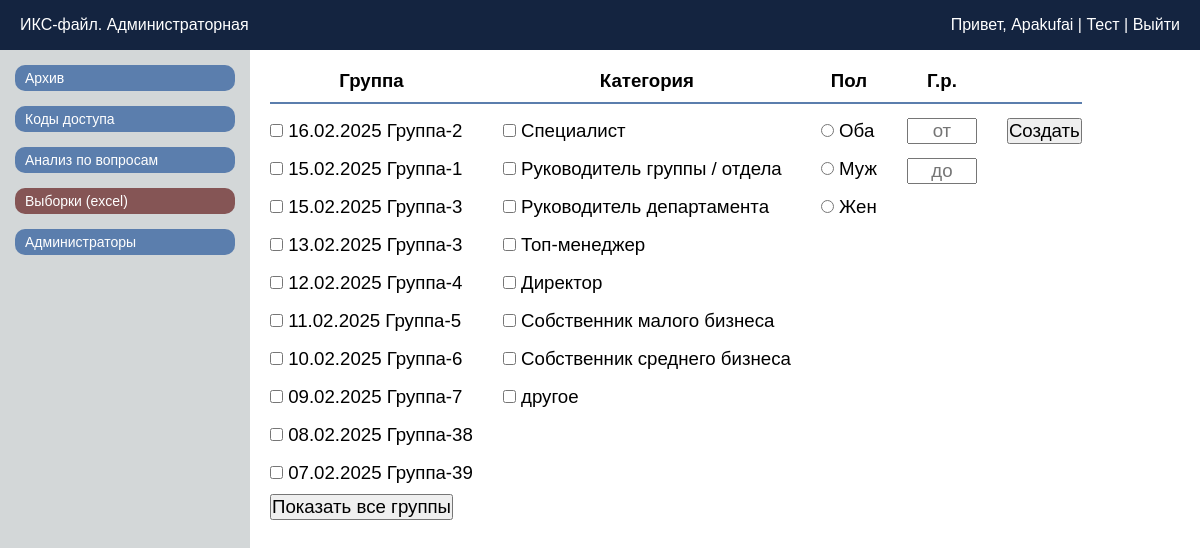
/cab_excelgen (signed in), run on the app's committed database.
### tables this page shows
CREATE TABLE ISeC_results (
    userId TEXT PRIMARY KEY,
    userGroup TEXT,
    userName TEXT,
    userSurname TEXT,
    userSex TEXT,
    userBirthyear INTEGER,
    userCategory TEXT,
    userEmail TEXT,

    adaptation_1 INTEGER,
    compromise_1 INTEGER,
    bidding_1 INTEGER,
    threat_1 INTEGER,
    logicArgument_1 INTEGER,
    emotionsArgument_1 INTEGER,

    adaptationCount_1 REAL,
    compromiseCount_1 REAL,
    biddingCount_1 REAL,
    threatCount_1 REAL,
    logicArgumentCount_1 REAL,
    emotionsArgumentCount_1 REAL,

    adaptation_2 INTEGER,
    compromise_2 INTEGER,
    threat_2 INTEGER,
    cooperation_2 INTEGER,
    avoidance_2 INTEGER,

    adaptationCount_2 REAL,
    compromiseCount_2 REAL,
    threatCount_2 REAL,
    cooperationCount_2 REAL,
    avoidanceCount_2 REAL,

    adaptation_3 INTEGER,
    threat_3 INTEGER,
    cooperation_3 INTEGER,

    adaptationCount_3 REAL,
    threatCount_3 REAL,
    cooperationCount_3 REAL,

    understandingOfStyles_4 INTEGER,

    strengthInstallation_4 INTEGER,
    manipulationInstallation_4 INTEGER,
    negotiationsInstallation_4 INTEGER,

    strengthInstallationCount_4 REAL,
    manipulationInstallationCount_4 REAL,
    negotiationsInstallationCount_4 REAL,

    adaptation_5 INTEGER,
    bidding_5 INTEGER,
    logicArgument_5 INTEGER,
    emotionsArgument_5 INTEGER,
    avoidance_5 INTEGER,

    adaptationCount_5 REAL,
    biddingCount_5 REAL,
    logicArgumentCount_5 REAL,
    emotionsArgumentCount_5 REAL,
    avoidanceCount_5 REAL,

    logicArgument_6 INTEGER,
    emotionsArgument_6 INTEGER,
    
    logicArgumentCount_6 REAL,
    emotionsArgumentCount_6 REAL
);

### app.py (the view)
@app.route('/cab_excelgen')
def cab_excelgen():
    if 'adminName' not in session:
        return redirect(url_for('cab_login'))
    groups = get_unique_groups()  # Получаем уникальные группы
    categories = get_unique_categories()  # Получаем уникальные категории
    sorted_groups = sort_groups_by_date(groups)  # Сортируем группы по дате
    return render_template('cab_excelgen.html', groups=sorted_groups, categories=categories)

### app.py (called while the page is built)
def get_db_connection():
    try:
        db_path = os.path.join(os.path.dirname(__file__), 'database/ISeC_database.db')
        if not os.path.exists(db_path):
            print(f"База данных не найдена по пути: {db_path}")
        print("Попытка подключения к базе данных...")
        conn = sqlite3.connect(db_path)  # Укажите путь к вашей базе данных
        conn.row_factory = sqlite3.Row  # Позволяет обращаться к столбцам по именам
        print("Подключение успешно.")
        return conn
    except sqlite3.Error as e:
        print(f"Ошибка подключения к базе данных: {e}")
        return None

def get_unique_groups():
    conn = get_db_connection()
    cursor = conn.cursor()
    cursor.execute("SELECT DISTINCT userGroup FROM ISeC_results")
    groups = cursor.fetchall()
    conn.close()
    return [group[0] for group in groups]  # Преобразуем в список

def get_unique_categories():
    conn = get_db_connection()
    cursor = conn.cursor()
    cursor.execute("SELECT DISTINCT userCategory FROM ISeC_results")
    categories = cursor.fetchall()
    conn.close()
    return [category[0] for category in categories]  # Преобразуем в список

def sort_groups_by_date(groups):
    def extract_date(group_name):
        match = re.search(r'(\d{2}\.\d{2}\.\d{4})', group_name)  # Используем регулярное выражение для извлечения даты
        if match:
            date_str = match.group(1)
            return datetime.strptime(date_str, '%d.%m.%Y')  # Преобразуем строку в объект datetime
        return datetime.min  # Если дата не найдена, возвращаем минимальную дату
    return sorted(groups, key=extract_date, reverse=True)  # Сортируем группы по дате в обратном порядке (от самой поздней к самой ранней)

### templates/cab_excelgen.html (shortened to what this page needs)
<!doctype html>
<html lang="ru">
<head>
	<link rel="stylesheet" href="{{ url_for('static', filename='css/style_adminCab.css') }}">
</head>
<body>
	<header class="header">
		<div class="header_ISeC">ИКС-файл. Администраторная</div>
		<div class="header_admin">
			<span>
				Привет, <a href="{{ url_for('index') }}">{{ session['adminName'] }}</a> |
				<a href="{{ url_for('index') }}">Тест</a> |
				<a href="{{ url_for('cab_logout') }}">Выйти</a>
			</span>
		</div>
	</header>
	<main class="main">
		<div class="side_menu">
			<button class="btn_sidelink" onclick="window.location.href='http://127.0.0.1:5000/cab_archive'">
				Архив
			</button>
			<button class="btn_sidelink" onclick="window.location.href='http://127.0.0.1:5000/cab_codes'">
				Коды доступа
			</button>
			<button class="btn_sidelink" onclick="window.location.href='http://127.0.0.1:5000/cab_analysis'">
				Анализ по вопросам
			</button>
			<button class="btn_sidelink_actual" onclick="window.location.href='http://127.0.0.1:5000/cab_excelgen'">
				Выборки (excel)
			</button>
			<button class="btn_sidelink" onclick="window.location.href='http://127.0.0.1:5000/cab_admins'">
				Администраторы
			</button>
		</div>
		<div class="central_codes">
			<table>
				<thead>
					<tr class="conditions_head">
						<th class="conditions_head_th_0">
							<p>Группа</p>
						</th>
						<th class="conditions_head_th_1">
							<p>Категория</p>
						</th>
						<th class="conditions_head_th_2">
							<p>Пол</p>
						</th>
						<th class="conditions_head_th_3">
							<p>Г.р.</p>
						</th>
						<th class="conditions_head_th_4">
						</th>
					</tr>
				</thead>
				<tbody>
					<tr class="conditions_block">
						<td class="conditions_block_td_0">
							<div name="group_fullname">
								{% for group in groups %}
								<div class="group-item {% if loop.index > 10 %}hidden_groups{% endif %}">
									<input type="checkbox" id="group_{{ loop.index }}" name="group_checkbox"
										value="{{ group }}">
									<label for="group_{{ loop.index }}">{{ group }}</label>
								</div>
								{% endfor %}
							</div>
							<button id="show_all_groups"
								class="{% if groups|length <= 10 %}hidden-button{% endif %}">Показать все
								группы</button>
						</td>
						<td class="conditions_block_td_1">
							<div name="category">
								{% for category in categories %}
								<div>
									<input type="checkbox" id="category_{{ loop.index }}" name="category_checkbox"
										value="{{ category }}">
									<label for="category_{{ loop.index }}">{{ category }}</label>
								</div>
								{% endfor %}
							</div>
						</td>
						<td class="conditions_block_td_2">
							<div class="excelgen_inputs">
								<div>
									<input type="radio" name="sex" id="sex_both">
									<label for="sex_both">Оба</label>
								</div>
								<div>
									<input type="radio" name="sex" value="Мужской" id="sex_male">
									<label for="sex_both">Муж</label>
								</div>
								<div>
									<input type="radio" name="sex" value="Женский" id="sex_female">
									<label for="sex_both">Жен</label>
								</div>
							</div>
						</td>
						<td class="conditions_block_td_3">
							<div>
								<input type="text" id="yearFrom" placeholder="от">
							</div>
							<div>
								<input type="text" id="yearUntil" placeholder="до">
							</div>
						</td>
						<td class="conditions_block_td_4">
							<button id="start_excelgen">Создать</button>
						</td>
					</tr>
				</tbody>
			</table>
		</div>
	</main>
</body>
</html>

### static/css/style_adminCab.css (style rules this page uses)
* { margin: 0; padding: 0; box-sizing: border-box; }
body { font-family: Arial, sans-serif; background-color: #ffffff; }
.header { width: 100%; height: 50px; display: flex; justify-content: space-between; align-items: center; padding: 0 10px; color: #ffffff; background-color: #142440; }
.header_ISeC { padding-left: 10px; }
.header_admin { text-align: right; padding-right: 10px; }
a { text-decoration: none; color: inherit; background-color: transparent; }
.main { display: flex; flex-direction: row; }
.side_menu { padding-top: 15px; display: flex; flex-direction: column; width: 250px; background-color: #d3d7d8; height: calc(100vh - 50px); gap: 15px; }
.btn_sidelink { color: #ffffff; background-color: #5b7ead; text-align: left; font-size: 14px; margin: 0 15px; padding: 5px 0 5px 10px; border-radius: 10px; border: none; cursor: pointer; }
.btn_sidelink_actual { color: #ffffff; background-color: #855555; text-align: left; font-size: 14px; margin: 0 15px; padding: 5px 0 5px 10px; border-radius: 10px; border: none; cursor: pointer; }
.central_codes * { border-collapse: collapse; font-size: 14pt; }
.central_codes table { margin: 20px 0 0 20px; }
.conditions_block_td_3 * { width: 70px; margin-top: 7px; text-align: center; }
.conditions_block_td_4 * { margin-top: 14px; }
.conditions_block { vertical-align: top; }
.conditions_head { border-bottom: 2px solid #5b7ead; }
.conditions_head * { padding-bottom: 5px; }
.conditions_head th, .conditions_block_td_0, .conditions_block_td_1, .conditions_block_td_2, .conditions_block_td_3 { padding-right: 30px; }
.conditions_block_td_0 *, .conditions_block_td_1 *, .conditions_block_td_2 * { margin-top: 10px; }

### data on the page
ISeC_results: userGroup "16.02.2025 Группа-2", userCategory "Руководитель группы / отдела"
ISeC_results: userGroup "15.02.2025 Группа-1", userCategory "Специалист"
ISeC_results: userGroup "13.02.2025 Группа-3", userCategory "Руководитель департамента"
ISeC_results: userGroup "12.02.2025 Группа-4", userCategory "Топ-менеджер"
ISeC_results: userGroup "11.02.2025 Группа-5", userCategory "Директор"
ISeC_results: userGroup "10.02.2025 Группа-6"
ISeC_results: userGroup "09.02.2025 Группа-7", userCategory "Собственник среднего бизнеса"
ISeC_results: userGroup "08.02.2025 Группа-38", userCategory "другое"
ISeC_results: userGroup "07.02.2025 Группа-39"

### other printed values
{{ session['adminName'] }} "Apakufai"
{{ group }} "15.02.2025 Группа-3"
{{ category }} "Собственник малого бизнеса"
